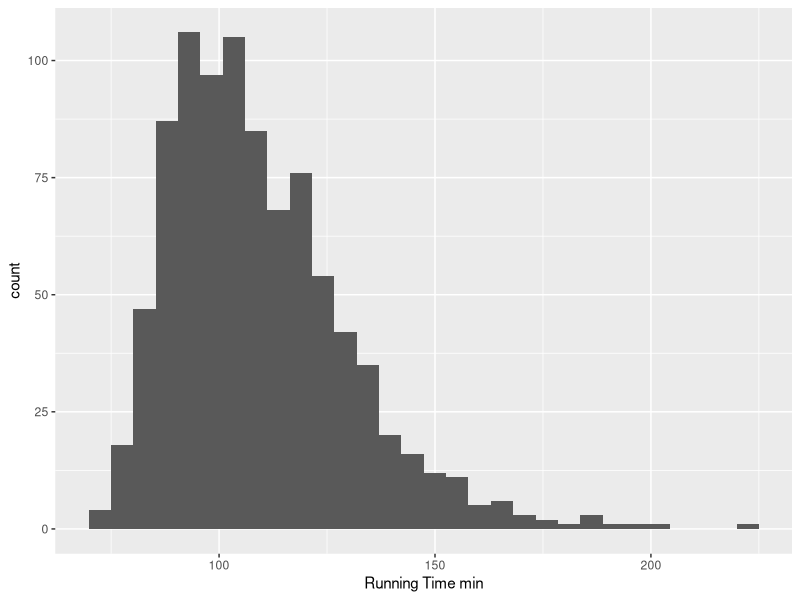
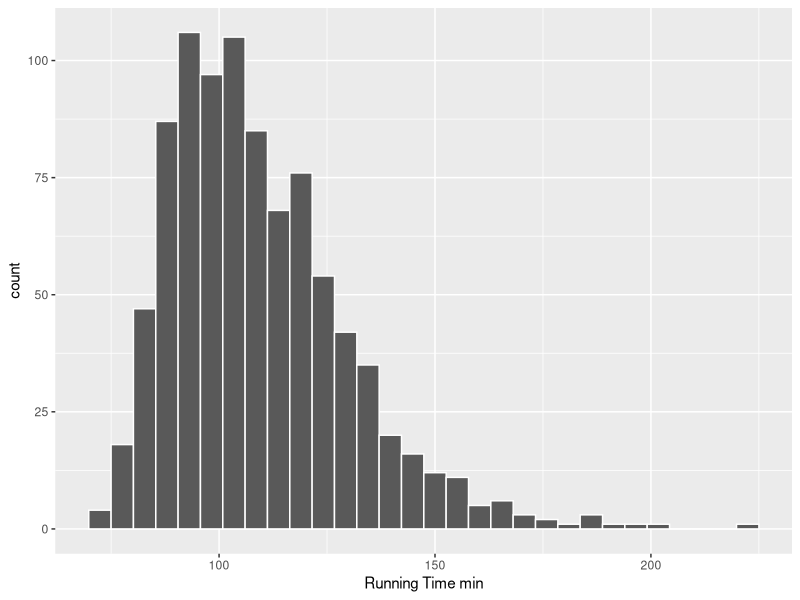
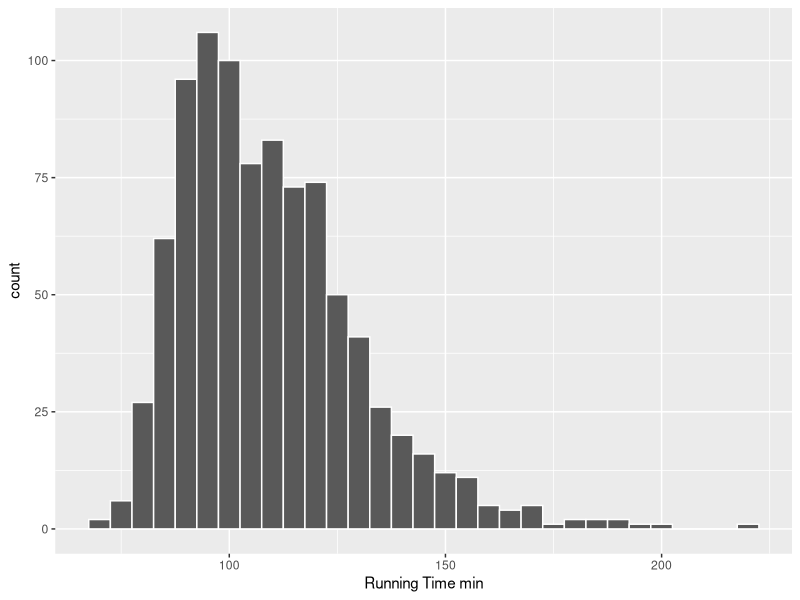
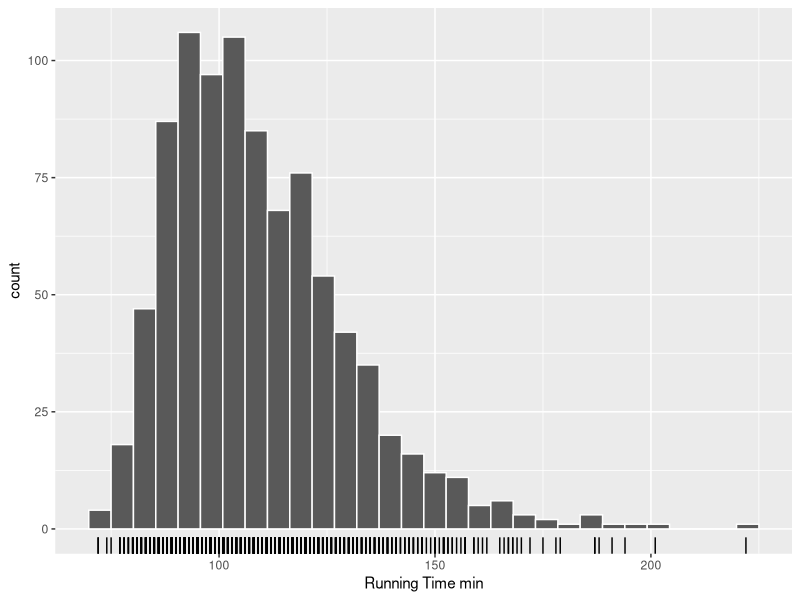
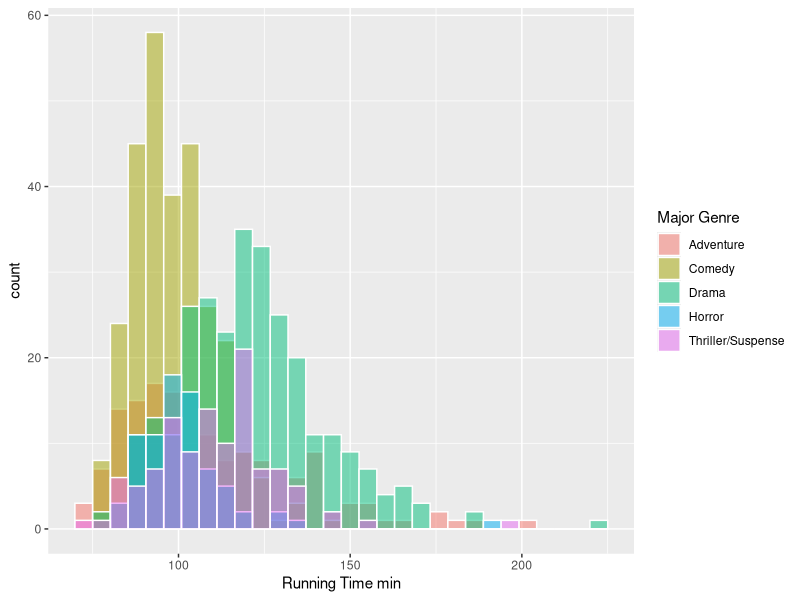
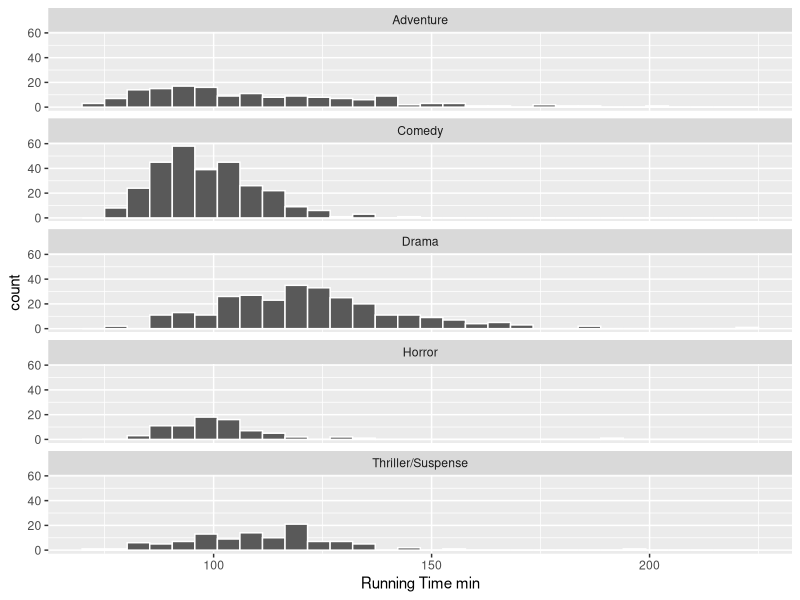

Write R code to recreate these figures, in order.
## ---- chunk 1
#| label: runtime-histogram-gg
#| message: false
library(ggplot2)

movies <- readr::read_csv('data/movies.csv', show_col_types = FALSE)
ggplot(movies, aes(x = `Running Time min`)) +
    geom_bar(stat = 'bin')
## ---- chunk 2
#| label: runtime-histogram-color-gg
#| message: false
library(ggplot2)

ggplot(movies, aes(x = `Running Time min`)) +
    geom_histogram(color = 'white')
## ---- chunk 3
#| label: runtime-histogram-bins-gg
#| message: false
ggplot(movies, aes(x = `Running Time min`)) +
    geom_histogram(binwidth = 5, color = 'white')
## ---- chunk 4
#| label: runtime-histogram-rug-gg
ggplot(movies, aes(x = `Running Time min`)) +
    geom_histogram(color = 'white') +
    geom_rug()
## ---- chunk 5
#| label: genre-histograms-overlaid-gg
ggplot(movies, aes(x = `Running Time min`, fill = `Major Genre`)) +
    geom_histogram(color = 'white', position = 'identity', alpha = 0.5)
## ---- chunk 6
#| label: genre-histograms-faceted-gg
#| fig-height: 6
ggplot(movies, aes(x = `Running Time min`)) +
    geom_histogram(color = 'white') +
    facet_wrap(vars(`Major Genre`), ncol = 1)
